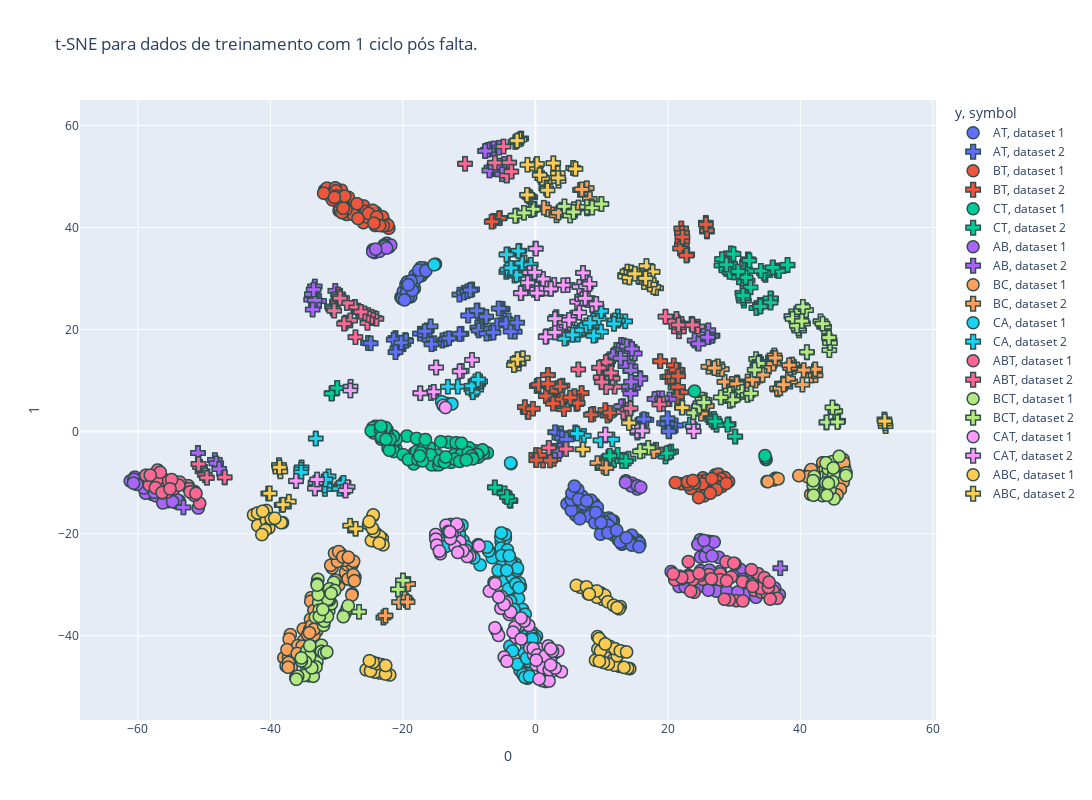

The code cell stored with this chart in its notebook:
### Code cell
plot_tsne(X_train, 2, '1')
